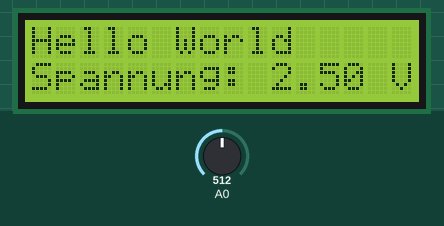
Recording of a sketch running on a simulated Arduino Uno, built with avr-gcc and run on an emulated ATmega328P. Shown: 16×2 character LCD. The inputs (shaded band) are chosen by the test bench; at power-on: A0 = 512.

Above: at 1.2 s.
1.3 s: A0 set to 716
At 2.5 s:
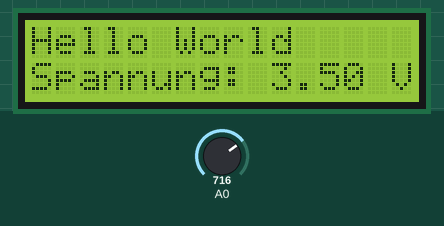
2.8 s: A0 set to 900
At 3.6 s:
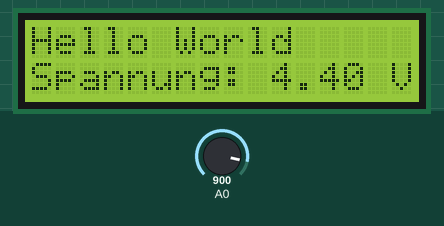
4.3 s: A0 set to 1023
At 4.7 s:
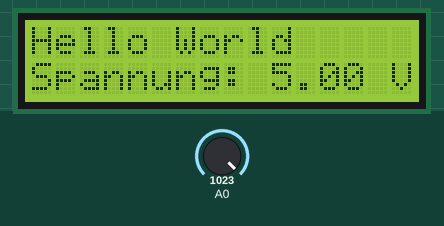
Timing chart, 0 to 7.3 s (numbered marks = the images above; inputs shaded):
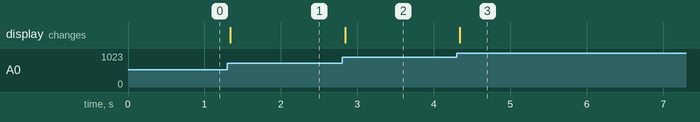

Measured:
- after the input at 1.3 s, the display: changes at once (image 1)
- after the input at 2.8 s, the display: changes at once (image 2)
- after the input at 4.3 s, the display: changes at once (image 3)

The sketch:

Versuch6_LCD_AnalogRead.ino
```cpp
// Code für Praxisversuch Nummer 6: Einbindung eines I2C-Displays und Funktion AnalogRead
// Hier werden die Bibliotheken eingebunden
#include <Wire.h>                     // Wire Bibliothek für Kommunikation über den I2C-Bus
#include <LiquidCrystal_I2C.h>        // Vorher hinzugefügte LiquidCrystal_I2C Bibliothek einbinden für Kommunikation mit dem Display

// Initialisierung des Displays
LiquidCrystal_I2C lcd(0x3F, 16, 2);   //Display mit 16 Zeichen in 2 Zeilen, Busadresse 0x27 (Interessant wenn man mehrere Geräte über den I2C-Bus betreibt)

// Einführung der Variablen
int input = 0;
float spannung = 0.0;

void setup()
{
  lcd.begin();                          // LCD wird gestartet
}

void loop()
{
  lcd.setCursor(0,0);                 // Setze den Cursor an den Ursprung (Zeichen 0, Zeile 0) -> Oben links
  lcd.print("Hello World");           // Textausgabe, was zwischen den "..." steht
  input = analogRead(A0);             // Lesen des Wertes auf Analogpin A0
  spannung = input * (5.0 / 1023.0);  // Umrechnen des gelesenen Wertes auf einen Spannungswert
  lcd.setCursor(0,1);                 // lcd.setCursor um Zeichen und Zeile anzugeben
  lcd.print("Spannung: ");            // Wir belegen 12 Zeichen
  lcd.setCursor(10,1);                // Setzt Cursor auf den Platz der Variablen spannung
  lcd.print(spannung);                // Schreibt Wert von spannung auf den dafür vorgesehenen Platz
  lcd.print(" V");                    // Schreibt nach einem Leerzeichen die Einheit Volt hinter das Ergebnis
}
```
